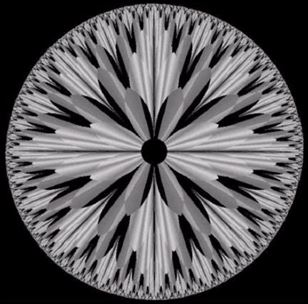
#> input picture img/bitSlice.jpg, 308 x 304 px, found by its file name
$ jupyter execute chap3_pic3-10.ipynb   (shell and % lines are left out)
#> lines starting #> are read from the running program, lines starting #| are printed output that depends on the picture
[cell 1]
#统计直方图
# [9 lines left out: function histogram, not called in this run]

[cell 2]
# 全局灰度线性变换（也可对彩色图像进行线性变换）
# [30 lines left out: functions global_linear_transmation, piecewise_linear_transformation, not called in this run]

#位平面分割
def Bit_Plane_Slicing(im):
    img=im.copy()
    BP=np.zeros([8,img.shape[0],img.shape[1]])
    for n in range(8):
        for i in range(img.shape[0]):
            for j in range(img.shape[1]):
                if(img[i,j]>=2**(7-n)):
                    BP[n][i,j]=2**(7-n)
                    img[i,j]=img[i,j]-2**(7-n)
                else:
                    BP[n][i,j]=0
    return BP

#对数变换，默认不改变像素点的范围（0-255）
# [14 lines left out: functions logarithmic_transformations, power_law_transformations, not called in this run]

[cell 3]
import cv2
import numpy as np
import matplotlib.pyplot as plt
plt.rcParams['font.family']=['SimHei'] #用来正常显示中文
plt.rcParams['axes.unicode_minus']=False #用来正常显示负号

#位平面切片
img0 = cv2.imread(r"..\img\bitSlice.jpg",0)
#> img0: shape (304, 308); min 0, max 232, mean 88.4
imgSlices=Bit_Plane_Slicing(img0)
#> after the loop in Bit_Plane_Slicing, `for n in range(8):`: img: shape (304, 308); every value is 0
# [35 lines of commented-out code are left out]
plt.figure(figsize=(10,10))
plt.subplot(331)
plt.imshow(img0,cmap='gray')
plt.title("原图")
plt.axis('off')  #不显示坐标轴
for i in range(8):
    plt.subplot(3,3,i+2)
    plt.imshow(imgSlices[i],cmap='gray')
    plt.title("Bit-plane "+str(7-i))
    plt.axis('off')  #不显示坐标轴
    plt.xticks([])
    plt.yticks([])

plt.show()
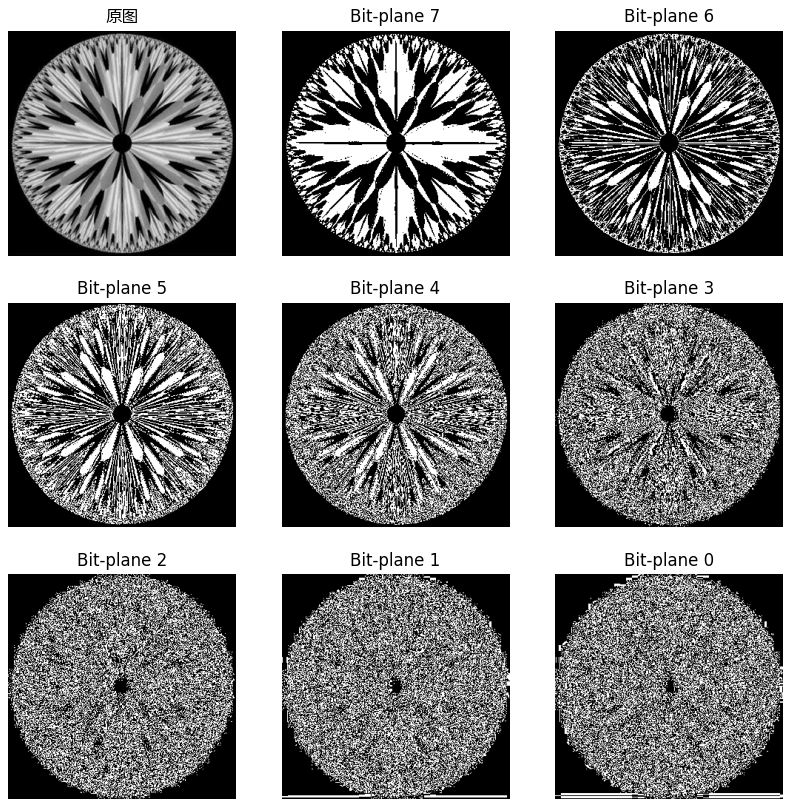
#> figure drawn by matplotlib, 9 panels
# plt.savefig("ch03-10.jpg")
